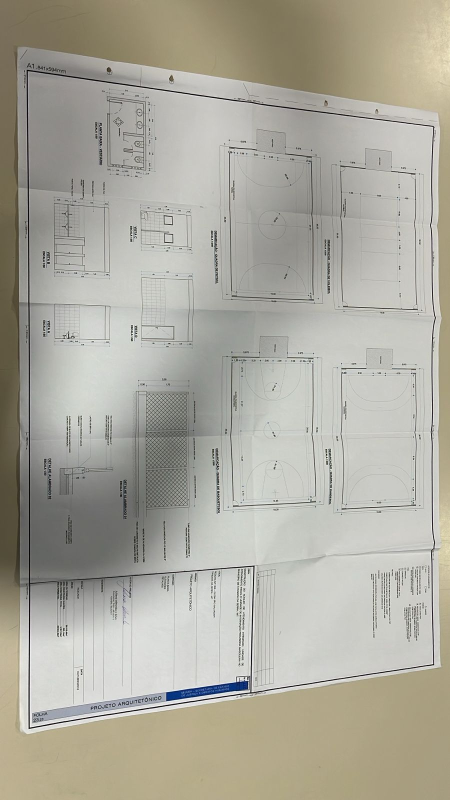
#> input picture packages/backend/test/fixtures/captura-mapas/MODELO_MAPA.jpeg, 900 x 1600 px (shown at 1/2 size)
$ python document_processor.py --input ../test/fixtures/captura-mapas/MODELO_MAPA.jpeg --output out.png
#> lines starting #> are read from the running program, lines starting #| are printed output that depends on the picture; after the words box and inside, x2 and y2 are one past the last pixel; in counts of white or black regions, pixels touching at a corner belong together
from __future__ import annotations

import argparse
import json
import sys
from dataclasses import dataclass
from pathlib import Path
from typing import Any

import cv2
import numpy as np


DETECT_MAX = 1400
OUTPUT_MAX = 2600
MIN_CONFIDENCE = 0.58
OUTPUT_MARGIN_RATIO = 0.03
FRINGE_CROP_RATIO = 0.012
MARGIN_FILL_VALUE = 248
MANUAL_MODE_DEFAULT = 'faithful-document'
# Reservado para um modo futuro mais agressivo, sem ativacao por padrao no fluxo manual.
MANUAL_MODE_ENHANCED = 'enhanced-document'


@dataclass
class DetectionResult:
    corners: np.ndarray | None
    confidence: float
    fallback_used: bool
    message: str | None = None


def build_postprocess_metadata(
    *,
    manual_mode: str | None = None,
    border_cleanup: bool = True,
    paper_normalization: str | bool = 'soft',
    corners_source: str = 'auto-detect',
    manual_corners_received: bool = False,
    python_used: bool = True,
    manual_finalize_used: bool = False,
    isolate_exterior: bool = True,
    shadow_balance: bool = True,
    only_warp_and_margin: bool = False,
) -> dict[str, Any]:
    return {
        'manualMode': manual_mode,
        'cornersSource': corners_source,
        'manualCornersReceived': manual_corners_received,
        'pythonUsed': python_used,
        'manualFinalizeUsed': manual_finalize_used,
        'borderCleanup': border_cleanup,
        'isolateExterior': isolate_exterior,
        'marginMode': 'clean-white',
        'paperNormalization': paper_normalization,
        'shadowBalance': shadow_balance,
        'onlyWarpAndMargin': only_warp_and_margin,
        'contentPreserved': True,
    }


def load_corners_file(corners_file: str | None) -> np.ndarray | None:
    if not corners_file:
        return None
    payload = json.loads(Path(corners_file).read_text(encoding='utf-8'))
    if not isinstance(payload, list) or len(payload) != 4:
        raise ValueError('Arquivo de cantos invalido: esperado array com 4 pontos.')
    points = np.asarray([[float(p['x']), float(p['y'])] for p in payload], dtype=np.float32)
    if points.shape != (4, 2):
        raise ValueError('Arquivo de cantos invalido: formato incorreto.')
    return order_points(points)


def order_points(points: np.ndarray) -> np.ndarray:
    pts = np.asarray(points, dtype=np.float32).reshape(4, 2)
    sums = pts.sum(axis=1)
    diffs = np.diff(pts, axis=1).reshape(-1)
    ordered = np.zeros((4, 2), dtype=np.float32)
    ordered[0] = pts[np.argmin(sums)]
    ordered[2] = pts[np.argmax(sums)]
    ordered[1] = pts[np.argmin(diffs)]
    ordered[3] = pts[np.argmax(diffs)]
    return ordered


def resize_for_detection(image: np.ndarray) -> tuple[np.ndarray, float]:
    height, width = image.shape[:2]
    scale = min(1.0, DETECT_MAX / float(max(height, width)))
    if scale >= 0.999:
        return image.copy(), 1.0
    resized = cv2.resize(
        image,
        (max(1, int(round(width * scale))), max(1, int(round(height * scale)))),
        interpolation=cv2.INTER_AREA,
    )
    return resized, scale


def estimate_background_bgr(image: np.ndarray) -> np.ndarray:
    height, width = image.shape[:2]
    border = max(3, int(round(min(height, width) * 0.03)))
    strips = [
        image[:border, :, :],
        image[-border:, :, :],
        image[:, :border, :],
        image[:, -border:, :],
    ]
    samples = np.concatenate([strip.reshape(-1, 3) for strip in strips], axis=0)
    return np.median(samples, axis=0).astype(np.float32)


def build_document_mask(image: np.ndarray) -> np.ndarray:
    height, width = image.shape[:2]
    background = estimate_background_bgr(image)
    distance = np.linalg.norm(image.astype(np.float32) - background, axis=2)

    hsv = cv2.cvtColor(image, cv2.COLOR_BGR2HSV)
    gray = cv2.cvtColor(image, cv2.COLOR_BGR2GRAY)
    bg_luma = float(np.dot(background[::-1], np.array([0.299, 0.587, 0.114], dtype=np.float32)))

    color_mask = (distance > 26).astype(np.uint8) * 255
    paper_mask = (
        (gray > max(150, int(bg_luma + 18))) & (hsv[:, :, 1] < 64)
    ).astype(np.uint8) * 255

    mask = cv2.bitwise_or(color_mask, paper_mask)
    kernel = cv2.getStructuringElement(cv2.MORPH_RECT, (7, 7))
    mask = cv2.morphologyEx(mask, cv2.MORPH_CLOSE, kernel, iterations=2)
    mask = cv2.medianBlur(mask, 5)

    flood = mask.copy()
    flood_mask = np.zeros((height + 2, width + 2), dtype=np.uint8)
    cv2.floodFill(flood, flood_mask, (0, 0), 255)
    holes = cv2.bitwise_not(flood)
    filled = cv2.bitwise_or(mask, holes)

    return cv2.morphologyEx(filled, cv2.MORPH_CLOSE, kernel, iterations=1)


def contour_to_quad(contour: np.ndarray) -> np.ndarray | None:
    hull = cv2.convexHull(contour)
    perimeter = cv2.arcLength(hull, True)
    for epsilon_factor in (0.015, 0.02, 0.03, 0.04, 0.05):
        approx = cv2.approxPolyDP(hull, perimeter * epsilon_factor, True)
        if len(approx) == 4:
            return order_points(approx.reshape(4, 2))

    rect = cv2.minAreaRect(hull)
    box = cv2.boxPoints(rect)
    if len(box) == 4:
        return order_points(box)
    return None


def quad_area_ratio(quad: np.ndarray, width: int, height: int) -> float:
    area = cv2.contourArea(quad.reshape(-1, 1, 2))
    return float(area) / float(width * height)


def edge_balance(quad: np.ndarray) -> float:
    tl, tr, br, bl = quad
    top = np.linalg.norm(tr - tl)
    right = np.linalg.norm(br - tr)
    bottom = np.linalg.norm(br - bl)
    left = np.linalg.norm(bl - tl)
    horizontal = min(top, bottom) / max(top, bottom, 1.0)
    vertical = min(left, right) / max(left, right, 1.0)
    return float(min(horizontal, vertical))


def quad_border_margin_ratio(quad: np.ndarray, width: int, height: int) -> float:
    xs = quad[:, 0]
    ys = quad[:, 1]
    min_x = float(np.min(xs))
    max_x = float(np.max(xs))
    min_y = float(np.min(ys))
    max_y = float(np.max(ys))
    margins = np.array(
        [min_x, min_y, max(width - 1 - max_x, 0.0), max(height - 1 - max_y, 0.0)],
        dtype=np.float32,
    )
    return float(np.min(margins) / max(float(min(width, height)), 1.0))


def contour_border_touch_ratio(contour: np.ndarray, width: int, height: int) -> float:
    points = contour.reshape(-1, 2)
    touches = (
        (points[:, 0] <= 1)
        | (points[:, 1] <= 1)
        | (points[:, 0] >= width - 2)
        | (points[:, 1] >= height - 2)
    )
    return float(np.mean(touches.astype(np.float32)))


def detect_document(image: np.ndarray) -> DetectionResult:
    detect_image, scale = resize_for_detection(image)
    mask = build_document_mask(detect_image)
    contours, _ = cv2.findContours(mask, cv2.RETR_EXTERNAL, cv2.CHAIN_APPROX_SIMPLE)
    if not contours:
        return DetectionResult(corners=None, confidence=0.0, fallback_used=True, message='Documento nao detectado')

    height, width = detect_image.shape[:2]
    image_area = float(width * height)
    contours = sorted(contours, key=cv2.contourArea, reverse=True)

    for contour in contours[:5]:
        area = cv2.contourArea(contour)
        if area < image_area * 0.08:
            continue
        quad = contour_to_quad(contour)
        if quad is None:
            continue

        area_ratio = quad_area_ratio(quad, width, height)
        balance = edge_balance(quad)
        margin_ratio = quad_border_margin_ratio(quad, width, height)
        border_touch = contour_border_touch_ratio(contour, width, height)
        confidence = max(0.0, min(1.0, 0.5 * area_ratio + 0.3 * balance + 0.2 * margin_ratio * 12.0))
        if area_ratio < 0.12:
            confidence *= 0.75
        if area_ratio > 0.96:
            confidence *= 0.2
        elif area_ratio > 0.92 and margin_ratio < 0.015:
            confidence *= 0.25
        elif area_ratio > 0.88 and border_touch > 0.12:
            confidence *= 0.35
        elif margin_ratio < 0.01:
            confidence *= 0.45

        if scale != 1.0:
            quad = quad / scale

        return DetectionResult(
            corners=quad.astype(np.float32),
            confidence=confidence,
            fallback_used=confidence < MIN_CONFIDENCE,
            message=None if confidence >= MIN_CONFIDENCE else 'Deteccao com baixa confianca',
        )

    return DetectionResult(corners=None, confidence=0.0, fallback_used=True, message='Documento nao detectado')


# [23 lines left out: functions output_size_from_quad, validate_supplied_corners, not called in this run]


def reduce_shadows_and_balance(image: np.ndarray) -> np.ndarray:
    lab = cv2.cvtColor(image, cv2.COLOR_BGR2LAB)
    l_channel, a_channel, b_channel = cv2.split(lab)
    clahe = cv2.createCLAHE(clipLimit=1.0, tileGridSize=(8, 8))
    l_eq = clahe.apply(l_channel)

    blur = cv2.GaussianBlur(l_eq, (0, 0), sigmaX=21, sigmaY=21)
    normalized = cv2.divide(l_eq, blur, scale=128)
    normalized = cv2.addWeighted(l_eq, 0.88, normalized, 0.12, 0)
    merged = cv2.merge((normalized.astype(np.uint8), a_channel, b_channel))
    return cv2.cvtColor(merged, cv2.COLOR_LAB2BGR)


def denoise_and_sharpen(image: np.ndarray) -> np.ndarray:
    denoised = cv2.fastNlMeansDenoisingColored(image, None, 2, 2, 7, 11)
    blur = cv2.GaussianBlur(denoised, (0, 0), sigmaX=0.6, sigmaY=0.6)
    sharpened = cv2.addWeighted(denoised, 1.02, blur, -0.02, 0)
    return np.clip(sharpened, 0, 255).astype(np.uint8)


# [129 lines left out: functions normalize_paper_tone, build_page_mask, clean_border_noise, isolate_document_exterior, not called in this run]


def enhance_document(image: np.ndarray, *, clean_paper: bool = True) -> np.ndarray:
    balanced = reduce_shadows_and_balance(image)
    sharpened = denoise_and_sharpen(balanced)
    if clean_paper:
        normalized = normalize_paper_tone(sharpened)
        page_mask = build_page_mask(normalized)
        isolated = isolate_document_exterior(normalized) if page_mask is not None else normalized
        return clean_border_noise(isolated, page_mask)
    return sharpened


def finalize_manual_document(image: np.ndarray) -> np.ndarray:
    balanced = reduce_shadows_and_balance(image)
    return normalize_paper_tone(balanced)


def add_scan_margin(image: np.ndarray, *, trim_fringe: bool = True) -> np.ndarray:
    height, width = image.shape[:2]
    crop = max(1, int(round(min(height, width) * FRINGE_CROP_RATIO))) if trim_fringe else 0
    if crop > 0 and width > crop * 2 + 8 and height > crop * 2 + 8:
        image = image[crop : height - crop, crop : width - crop]
        height, width = image.shape[:2]

    margin = max(8, int(round(min(height, width) * OUTPUT_MARGIN_RATIO)))
    canvas = np.full((height + margin * 2, width + margin * 2, 3), MARGIN_FILL_VALUE, dtype=np.uint8)
    canvas[margin : margin + height, margin : margin + width] = image
    return canvas


# [17 lines left out: function warp_document, not called in this run]


def write_output(image: np.ndarray, output_path: str) -> str:
    out_path = Path(output_path)
    out_path.parent.mkdir(parents=True, exist_ok=True)
    suffix = out_path.suffix.lower()
    if suffix == '.png':
        ok = cv2.imwrite(str(out_path), image, [cv2.IMWRITE_PNG_COMPRESSION, 2])
    else:
        ok = cv2.imwrite(str(out_path), image, [cv2.IMWRITE_JPEG_QUALITY, 94])
    if not ok:
        raise RuntimeError(f'Falha ao gravar arquivo de saida: {out_path}')
    return str(out_path)


def process_document_image(input_path: str, output_path: str, corners_file: str | None = None) -> dict[str, Any]:
    source = cv2.imread(input_path, cv2.IMREAD_COLOR)
    if source is None:
        return {
            'success': False,
            'output_path': '',
            'confidence': 0.0,
            'final_dimensions': {'width': 0, 'height': 0},
            'fallback_used': True,
            'error': f'Nao foi possivel abrir a imagem: {input_path}',
        }

    supplied_corners = load_corners_file(corners_file)
    if supplied_corners is not None:
        height, width = source.shape[:2]
        if validate_supplied_corners(supplied_corners, width, height):
            processed, _ = warp_document(source, supplied_corners)
            processed = add_scan_margin(processed, trim_fringe=False)
            out_h, out_w = processed.shape[:2]
            output_file = write_output(processed, output_path)
            return {
                'success': True,
                'output_path': output_file,
                'confidence': 0.995,
                'final_dimensions': {'width': out_w, 'height': out_h},
                'fallback_used': False,
                'output_format': Path(output_file).suffix.lower().lstrip('.'),
                'postprocess': build_postprocess_metadata(
                    manual_mode=MANUAL_MODE_DEFAULT,
                    border_cleanup=False,
                    corners_source='manual',
                    manual_corners_received=True,
                    manual_finalize_used=False,
                    isolate_exterior=False,
                    paper_normalization=False,
                    shadow_balance=False,
                    only_warp_and_margin=True,
                ),
            }

    detection = detect_document(source)

    if detection.corners is not None and detection.confidence >= MIN_CONFIDENCE:
        processed, (width, height) = warp_document(source, detection.corners)
        processed = enhance_document(processed, clean_paper=False)
        processed = add_scan_margin(processed)
        height, width = processed.shape[:2]
        output_file = write_output(processed, output_path)
        return {
            'success': True,
            'output_path': output_file,
            'confidence': round(float(detection.confidence), 4),
            'final_dimensions': {'width': width, 'height': height},
            'fallback_used': False,
            'output_format': Path(output_file).suffix.lower().lstrip('.'),
            'postprocess': build_postprocess_metadata(
                corners_source='auto-detect',
                manual_corners_received=False,
                manual_finalize_used=False,
                isolate_exterior=False,
                paper_normalization='minimal',
            ),
        }

    fallback = enhance_document(source, clean_paper=False)
    fallback = add_scan_margin(fallback)
    height, width = fallback.shape[:2]
    output_file = write_output(fallback, output_path)
    return {
        'success': True,
        'output_path': output_file,
        'confidence': round(float(detection.confidence), 4),
        'final_dimensions': {'width': width, 'height': height},
        'fallback_used': True,
        'output_format': Path(output_file).suffix.lower().lstrip('.'),
        'error': detection.message,
        'postprocess': build_postprocess_metadata(
            border_cleanup=False,
            corners_source='fallback',
            manual_corners_received=False,
            manual_finalize_used=False,
            isolate_exterior=False,
            paper_normalization='minimal',
        ),
    }


def build_arg_parser() -> argparse.ArgumentParser:
    parser = argparse.ArgumentParser(description='Recorda document image processor')
    parser.add_argument('--input', required=True, dest='input_path')
    parser.add_argument('--output', required=True, dest='output_path')
    parser.add_argument('--corners-file', dest='corners_file')
    parser.add_argument('--json', action='store_true', dest='emit_json')
    return parser


def main() -> int:
    parser = build_arg_parser()
    args = parser.parse_args()
    result = process_document_image(args.input_path, args.output_path, args.corners_file)
#> in process_document_image, source is the input picture: shape (1600, 900, 3); mean B, G, R 159, 170.3, 172.7
#> in detect_document, `detect_image, scale = resize_for_detection(image)`: scale = 0.875
#> in build_document_mask, `background = estimate_background_bgr(image)`: background = [128, 158, 168]
#> in build_document_mask, `distance = np.linalg.norm(image.astype(np.float32) - background, axis=2)`:
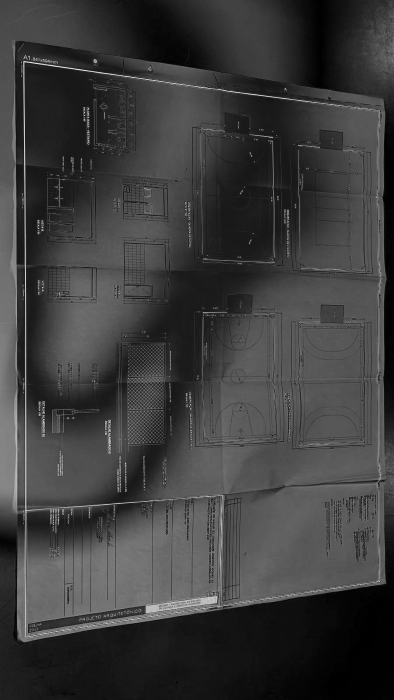
#> distance: shape (1400, 788) float32 (shown at 1/2 size); min 0, max 262, mean 62.3; drawn with min black and max white
#> in build_document_mask, `hsv = cv2.cvtColor(image, cv2.COLOR_BGR2HSV)`: hsv: shape (1400, 788, 3); mean H, S, V 32.2, 23.7, 173.7
#> in build_document_mask, `gray = cv2.cvtColor(image, cv2.COLOR_BGR2GRAY)`:
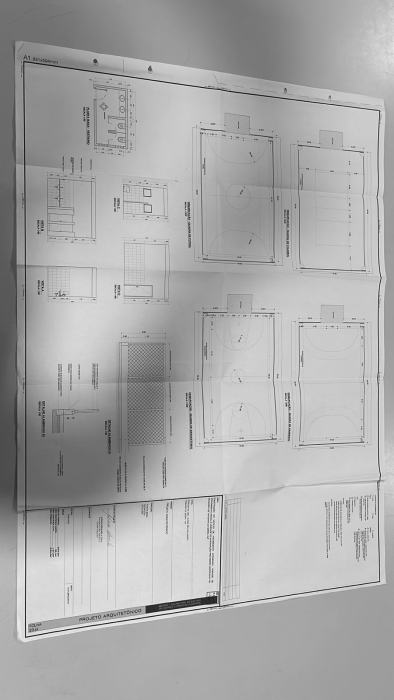
#> gray: shape (1400, 788) (shown at 1/2 size); min 1, max 252, mean 169.8
#> in build_document_mask, `bg_luma = float(np.dot(background[::-1], np.array([0.299, 0.587, 0.114..`: bg_luma = 157.6
#> in build_document_mask, `color_mask = (distance > 26).astype(np.uint8) * 255`:
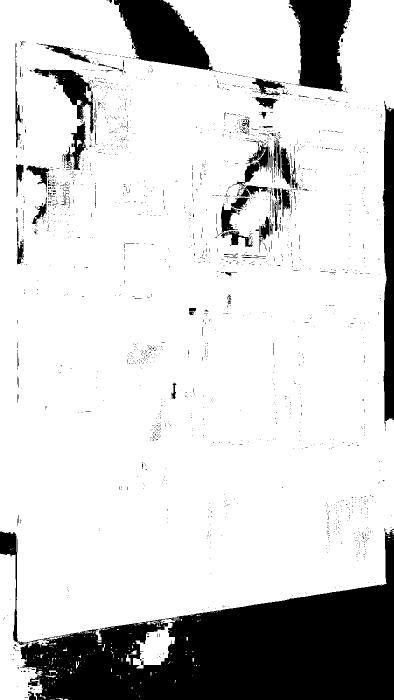
#> color_mask: shape (1400, 788) (shown at 1/2 size); 82.1% white; 2176 black regions (2102 under 20 px), largest, box (x1, y1, x2, y2) and area: (0, 1060, 788, 1400) 126588, (228, 0, 435, 143) 16389, (577, 0, 702, 183) 15766
#> in build_document_mask, `paper_mask = ( (gray > max(150, int(bg_luma + 18))) & (hsv[:, :, 1] < ..`:
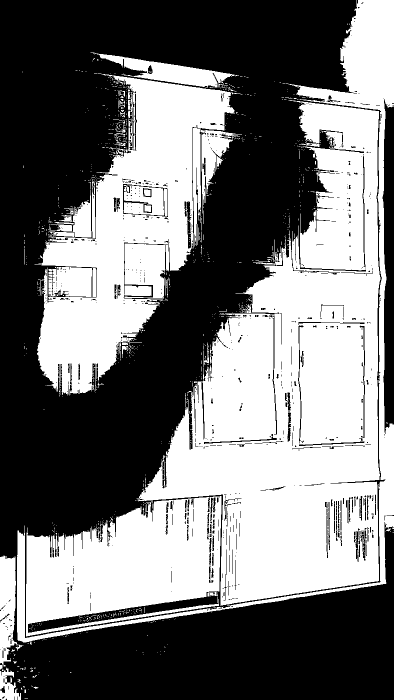
#> paper_mask: shape (1400, 788) (shown at 1/2 size); 46.4% white; 998 white regions (937 under 20 px), largest, box (x1, y1, x2, y2) and area: (273, 200, 761, 1211) 255643, (69, 147, 485, 791) 98199, (52, 992, 443, 1273) 70826
#> in build_document_mask, `mask = cv2.morphologyEx(mask, cv2.MORPH_CLOSE, kernel, iterations=2)`: mask: shape (1400, 788); 84.8% white; 19 black regions, largest, box (x1, y1, x2, y2) and area: (93, 1079, 788, 1400) 115594, (233, 0, 418, 138) 15914, (579, 0, 702, 182) 15429
#> in build_document_mask, `mask = cv2.medianBlur(mask, 5)`: mask: shape (1400, 788); 84.8% white; 18 black regions, largest, box (x1, y1, x2, y2) and area: (42, 1079, 788, 1400) 117906, (233, 0, 418, 138) 15910, (579, 0, 702, 182) 15425
#> in build_document_mask, `holes = cv2.bitwise_not(flood)`:
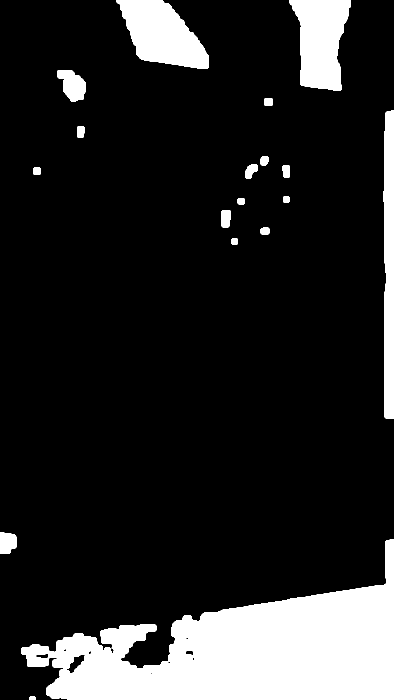
#> holes: shape (1400, 788) (shown at 1/2 size); 15.2% white; 18 white regions, largest, box (x1, y1, x2, y2) and area: (42, 1079, 788, 1400) 117906, (233, 0, 418, 138) 15910, (579, 0, 702, 182) 15425
#> in build_document_mask, `filled = cv2.bitwise_or(mask, holes)`: filled: shape (1400, 788); every value is 255
#> in detect_document, `contours, _ = cv2.findContours(mask, cv2.RETR_EXTERNAL, cv2.CHAIN_APPR..`: contours = [[[0, 0], [0, 1399], [787, 1399], [787, 0]]]
#> the loop in detect_document, `for contour in contours[:5]:` made 1 pass
#> (perimeter in contour_to_quad, quad, area_ratio, top in edge_balance) on pass 1: (4372, [[0, 0], [899.4, 0], [899.4, 1598.9], [0, 1598.9]], 0.998, 787)
#> in reduce_shadows_and_balance, `lab = cv2.cvtColor(image, cv2.COLOR_BGR2LAB)`: lab: shape (1600, 900, 3); mean of channels 0, 1, 2 177, 127, 134.2
#> in reduce_shadows_and_balance, `normalized = cv2.divide(l_eq, blur, scale=128)`:
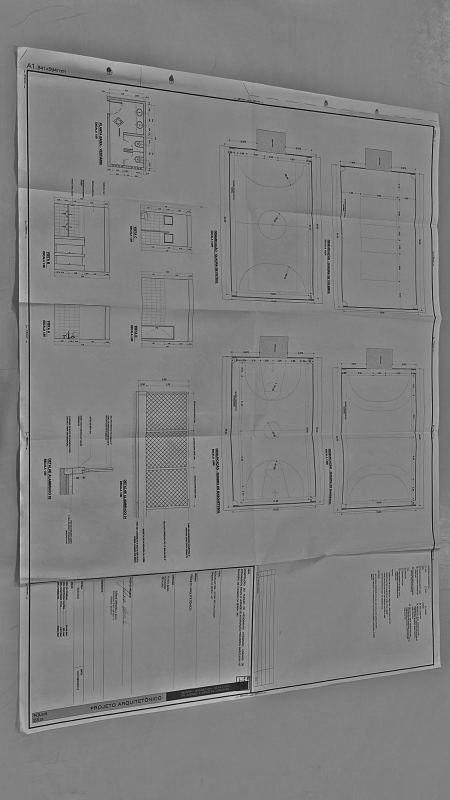
#> normalized: shape (1600, 900) (shown at 1/2 size); min 1, max 255, mean 127.7
#> in reduce_shadows_and_balance, `merged = cv2.merge((normalized.astype(np.uint8), a_channel, b_channel))`: merged: shape (1600, 900, 3); mean of channels 0, 1, 2 164.3, 127, 134.2
#> in add_scan_margin, `canvas[margin : margin + height, margin : margin + width] = image`:
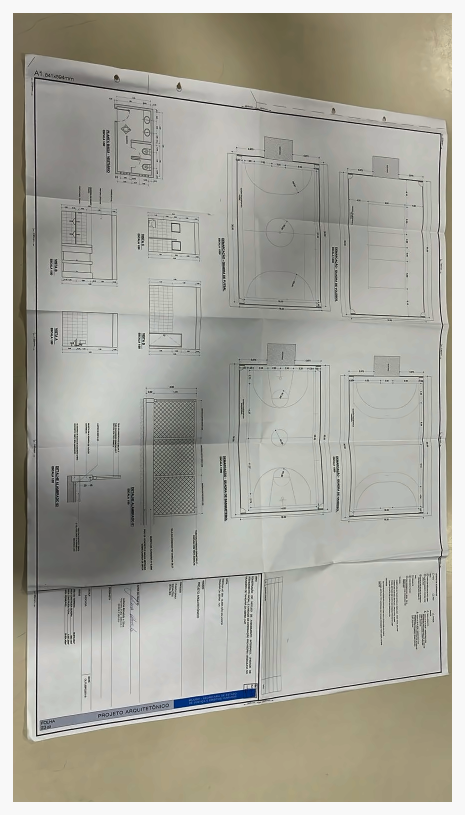
#> canvas: shape (1630, 930, 3) (shown at 1/2 size); mean of channels 0, 1, 2 156.1, 165.9, 167.5; drawn as B, G, R
#> in process_document_image, `output_file = write_output(fallback, output_path)`: output_file = 'out.png'
#> result = 8 items
    if args.emit_json:
        print(json.dumps(result, ensure_ascii=True))
    else:
        print(result)
#> (printed output is left out)
    return 0 if result.get('success') else 1


if __name__ == '__main__':
    try:
        raise SystemExit(main())
#> (the program exits here)
